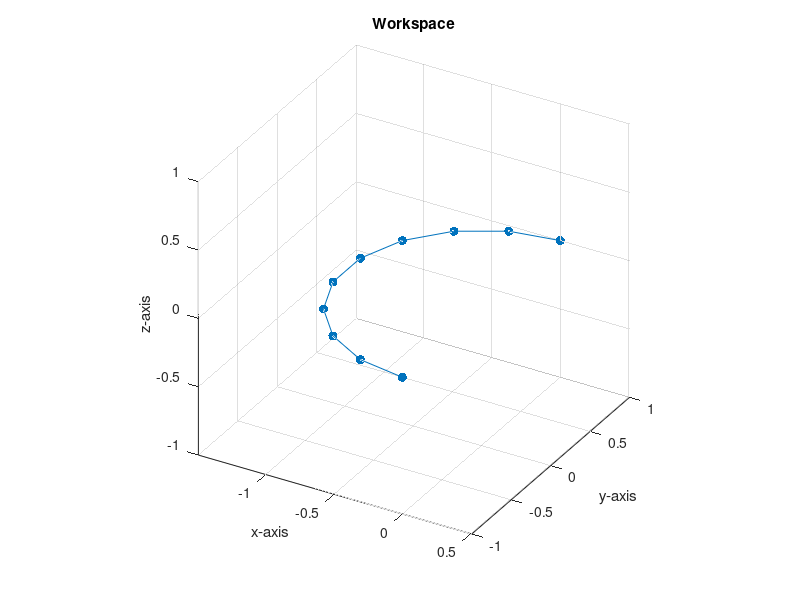

This chart was generated by the following MATLAB code:
%% ME 557: Project, Define Letter C Points.

%Clear Everything
clear
close all
clc

%% Define the Letter Points.

%Setup for parameterization.
ts = linspace(pi/2, 3*pi/2, 10);

%Define the points componentwise.
xs = cos(ts);
ys = sin(ts);
zs = zeros(1, length(xs));

%Store the points in a matrix.
Lpts = [xs; ys; zs];

%% Plot the Letter Points.

%Plot the Letter Points.
figure, hold on, grid on
plot3(Lpts(1, :), Lpts(2, :), Lpts(3, :), '.-', 'Markersize', 20)
title('Workspace')
xlabel('x-axis'), ylabel('y-axis'), zlabel('z-axis')
view(30, 30), rotate3d on,
axis equal

%% Write out the Data Points.

%Write out the letter data points.
dlmwrite('C:\Users\USER\Documents\Coursework\MSME\Year1\Winter2018\ME557_IntroToRobotics\Project\LetterPoints\LetterPts_C.txt', Lpts)
